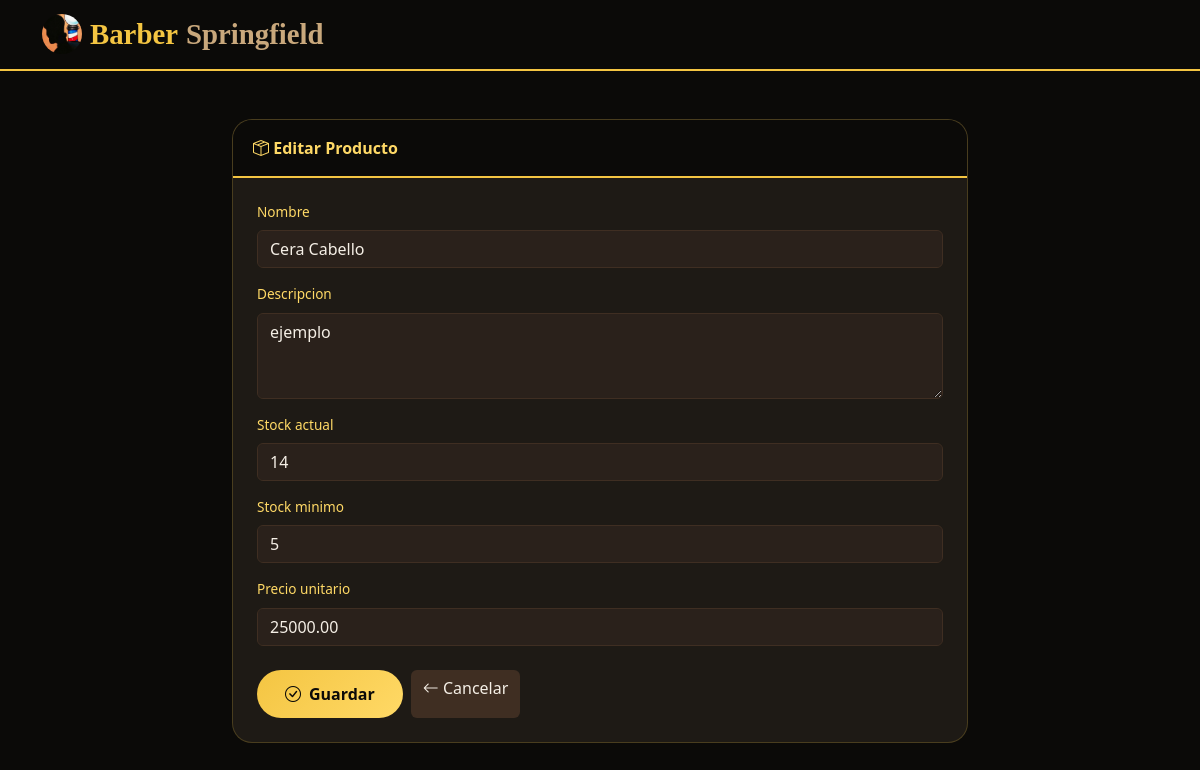
The page /inventario/editar/1/ (signed in) on the database its author committed.
### inventario/models.py (models this page shows, shortened)
class Producto(models.Model):
    nombre = models.CharField(max_length=200)
    descripcion = models.TextField(blank=True, null=True)
    stock_actual = models.PositiveIntegerField(default=0)
    stock_minimo = models.PositiveIntegerField(default=5)
    precio_unitario = models.DecimalField(max_digits=10, decimal_places=2, default=0)
    fecha_creacion = models.DateTimeField(auto_now_add=True)
    activo = models.BooleanField(default=True)

### inventario/views.py (the view)
# urls.py: path('editar/<int:producto_id>/', views.editar_producto, name='editar'),
@login_required
def editar_producto(request, producto_id):
    producto = get_object_or_404(Producto, id=producto_id)
    if request.method == 'POST':
        form = ProductoForm(request.POST, instance=producto)
        if form.is_valid():
            form.save()
            messages.success(request, f'✅ Producto "{producto.nombre}" actualizado correctamente.')
            return redirect('inventario:dashboard')
    else:
        form = ProductoForm(instance=producto)
    return render(request, 'inventario/producto_form.html', {'form': form, 'titulo': 'Editar Producto'})

### inventario/forms.py
class ProductoForm(forms.ModelForm):
    class Meta:
        model = Producto
        fields = ['nombre', 'descripcion', 'stock_actual', 'stock_minimo', 'precio_unitario']
        widgets = {
            'descripcion': forms.Textarea(attrs={'rows': 3, 'class': 'form-control bg-dark-input'}),
            'nombre': forms.TextInput(attrs={'class': 'form-control bg-dark-input'}),
            'stock_actual': forms.NumberInput(attrs={'class': 'form-control bg-dark-input'}),
            'stock_minimo': forms.NumberInput(attrs={'class': 'form-control bg-dark-input'}),
            'precio_unitario': forms.NumberInput(attrs={'class': 'form-control bg-dark-input', 'step': '0.01'}),
        }

### inventario/templates/inventario/producto_form.html (shortened to what this page needs)
{% load static %}
<!DOCTYPE html>
<html lang="es">
<head>
    <link href="https://cdn.jsdelivr.net/npm/bootstrap@5.3.3/dist/css/bootstrap.min.css" rel="stylesheet">
    <link rel="stylesheet" href="https://cdn.jsdelivr.net/npm/bootstrap-icons@1.11.3/font/bootstrap-icons.min.css">
    <link rel="stylesheet" href="{% static 'styles.css' %}">
</head>
<body>
    <nav class="navbar-custom">
        <div class="container">
            <a class="navbar-brand-custom" href="{% url 'inicio' %}">
                <img src="{% static 'logo.jpeg' %}" alt="Logo"> Barber <span>Springfield</span>
            </a>
        </div>
    </nav>
    <div class="container py-5">
        <div class="row justify-content-center">
            <div class="col-md-8">
                <div class="card-custom">
                    <div class="card-header-custom">
                        <i class="bi bi-box-seam"></i> {{ titulo }}
                    </div>
                    <div class="card-body p-4">
                        <form method="post">
                            {% for field in form %}
                            <div class="mb-3">
                                <label for="{{ field.id_for_label }}" class="form-label-custom">
                                    {{ field.label }}
                                </label>
                                {{ field }}
                            </div>
                            {% endfor %}
                            <div class="d-flex gap-2 mt-4">
                                <button type="submit" class="btn-modern">
                                    <i class="bi bi-check-circle"></i> Guardar
                                </button>
                                <a href="{% url 'inventario:dashboard' %}" class="btn btn-secondary">
                                    <i class="bi bi-arrow-left"></i> Cancelar
                                </a>
                            </div>
                        </form>
                    </div>
                </div>
            </div>
        </div>
    </div>
</body>
</html>

### static/styles.css (style rules this page uses)
* { margin: 0; padding: 0; box-sizing: border-box; }
body { font-family: 'Segoe UI', 'Inter', system-ui, -apple-system, sans-serif; background-color: #0B0A08; color: #F5EFE6; }
.form-control { background-color: #2A211B; border: 1px solid #C9A87C; color: white; }
.form-control::placeholder { color: #C9A87C; }
.bg-dark-input { background-color: #2A211B !important; border: 1px solid #3F2E22 !important; color: #F5EFE6 !important; }
.btn-secondary { background-color: #3F2E22; border: none; color: #F5EFE6; }
.card-header-custom { background-color: #0B0A08; border-bottom: 2px solid #F4C542; padding: 1rem 1.25rem; font-weight: 600; color: #FFD966; }
.form-label-custom { color: #FFD966; font-size: 0.85rem; font-weight: 600; margin-bottom: 0.5rem; display: block; }

### inventario/templates/inventario/producto_form.html (style rules this page uses)
* { margin: 0; padding: 0; box-sizing: border-box; }
body { background-color: #0B0A08; color: #F5EFE6; font-family: 'Segoe UI', 'Inter', system-ui, sans-serif; }
.navbar-custom { background-color: #0B0A08; border-bottom: 2px solid #F4C542; padding: 0.8rem 0; }
.navbar-brand-custom { font-family: 'Playfair Display', 'Georgia', serif; font-size: 1.8rem; font-weight: 700; color: #F4C542 !important; text-decoration: none; display: flex; align-items: center; gap: 0.5rem; }
.navbar-brand-custom span { color: #C9A87C; }
.navbar-brand-custom img { height: 40px; width: 40px; object-fit: cover; border-radius: 50%; }
.card-custom { background-color: #1E1A15; border-radius: 20px; border: 1px solid rgba(244, 197, 66, 0.2); overflow: hidden; }
.card-header-custom { background-color: #0B0A08; border-bottom: 2px solid #F4C542; padding: 1rem 1.25rem; font-weight: 600; color: #FFD966; }
.form-label-custom { color: #FFD966; font-weight: 500; margin-bottom: 0.5rem; }
.bg-dark-input { background-color: #2A211B !important; border: 1px solid #3F2E22 !important; color: #F5EFE6 !important; }
.btn-modern { background: linear-gradient(135deg, #F4C542 0%, #FFD966 100%); border: none; border-radius: 50px; padding: 12px 28px; color: #0B0A08; font-weight: 700; text-decoration: none; display: inline-flex; align-items: center; gap: 8px; }

### rows shown on the page
Producto: form "Cera Cabello" "ejemplo" "14" "5" "25000.00"

### other values the page prints
{{ titulo }} "Editar Producto"
{{ field.label }} "Nombre" "Descripcion" "Stock actual" "Stock minimo" "Precio unitario"
